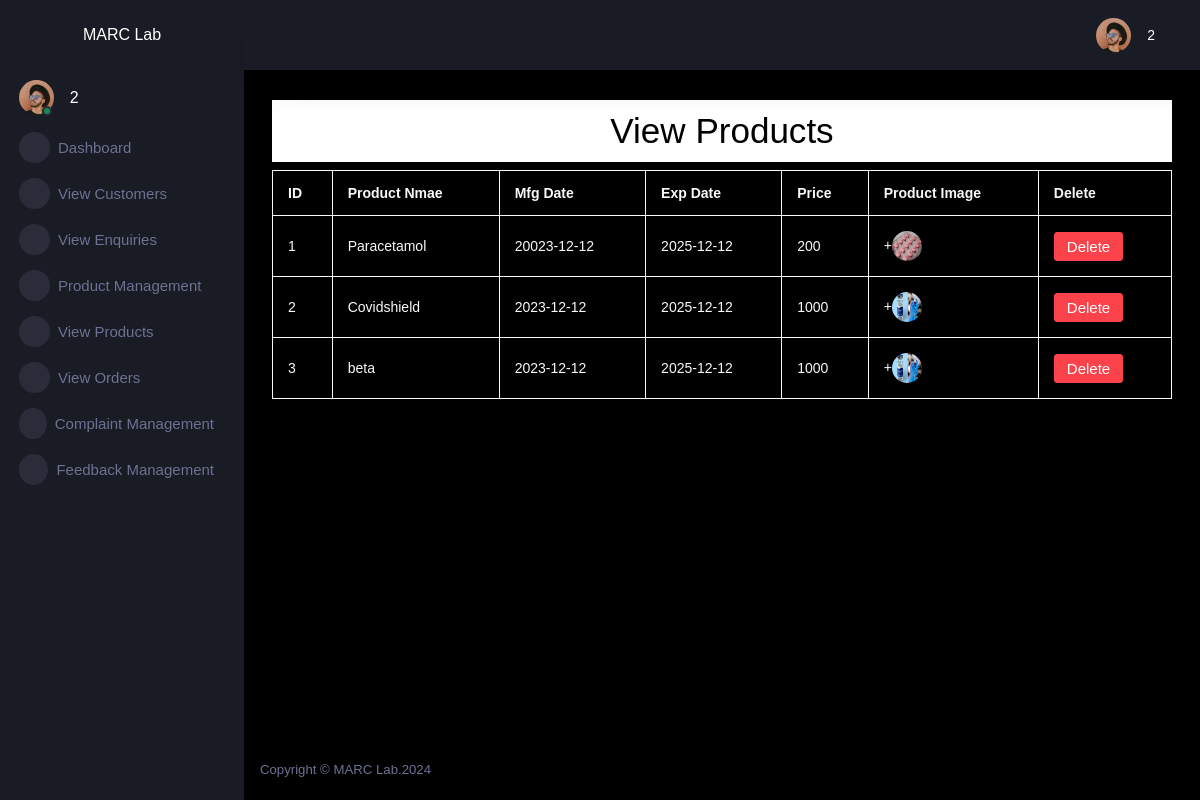
Page /adminapp/viewproducts (signed in) on the committed database.
### adminapp/models.py (models this page shows)
class Product(models.Model):
    productname=models.CharField(max_length=500)
    mfgdate=models.CharField(max_length=30)
    expdate=models.CharField(max_length=30)
    price=models.IntegerField()
    productpic=models.FileField(upload_to='')
    avail=models.CharField(max_length=5)

### adminapp/views.py (the view)
# urls.py: path('viewproducts',views.viewproducts,name='viewproducts'),
@cache_control(no_cache=True, must_revalidate=True, no_store=True)
def viewproducts(request):
    try:
        if request.session["adminid"]!=None:
            adminid=request.session["adminid"]
            prod=Product.objects.all()
            return render(request,"viewproducts.html",locals())
    except:
        return redirect("crmapp:login")

### adminapp/templates/viewproducts.html
{% extends "adminparent.html" %}
{% block body %}
    <div class="row">
        <div class="col-sm-12">
            <h1 style="text-align:center; background-color: white; padding: 10px; color: black;">View Products</h1>
            <div class="row mt-2">
                <div class="col-sm-12">
                    <table class="table table-bordered text-light" style="margin: auto; border: 5px;">
                        <tr>
                            <th>ID</th>
                            <th>Product Nmae</th>
                            <th>Mfg Date</th>
                            <th>Exp Date</th>
                            <th>Price</th>
                            <th>Product Image</th>
                            <th>Delete</th>
                        </tr>
                        {% for p in prod %}
                        <tr >
                            <td>{{forloop.counter}}</td>
                            <td>{{p.productname}}</td>
                            <td>{{p.mfgdate}}</td>
                            <td>{{p.expdate}}</td>
                            <td>{{p.price}}</td>
                            <td>+<img src="{{p.productpic.url}}" alt="product image"></td>
                            <td>
                                <a href="{% url 'adminapp:delprod' id=p.id %}">
                                    <button type="button" class="btn btn-danger">Delete</button>
                                </a>
                            </td>
                        </tr>
                        {% endfor %}
                    </table>
                </div>
            </div>
        </div>
    </div>
{% endblock body %}

### rows in the picture
Product: productname "Paracetamol", mfgdate "20023-12-12", expdate "2025-12-12", price "200", productpic (picture)
Product: productname "Covidshield", mfgdate "2023-12-12", expdate "2025-12-12", price "1000", productpic (picture)
Product: productname "beta", mfgdate "2023-12-12", expdate "2025-12-12", price "1000", productpic (picture)

### other values in the picture
{{ adminid }} "2"
